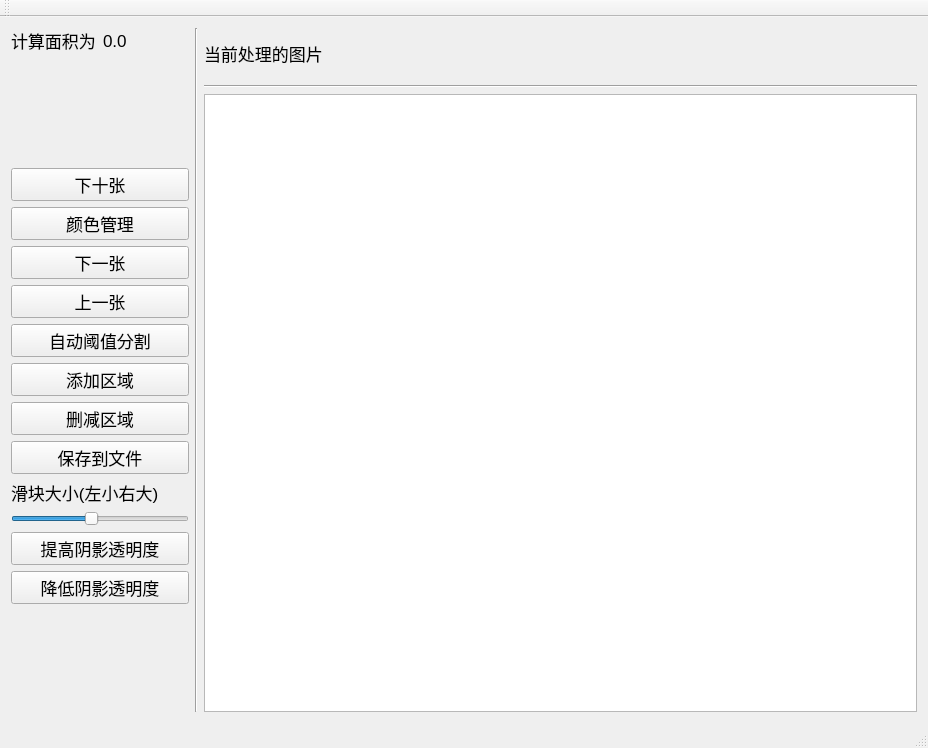
<?xml version="1.0" encoding="UTF-8"?>
<ui version="4.0">
 <class>zhutibopianClass</class>
 <widget class="QMainWindow" name="zhutibopianClass">
  <property name="enabled">
   <bool>true</bool>
  </property>
  <property name="geometry">
   <rect>
    <x>0</x>
    <y>0</y>
    <width>928</width>
    <height>748</height>
   </rect>
  </property>
  <property name="font">
   <font>
    <pointsize>13</pointsize>
   </font>
  </property>
  <property name="windowTitle">
   <string>zhutibopian</string>
  </property>
  <widget class="QWidget" name="centralWidget">
   <layout class="QHBoxLayout" name="horizontalLayout_2">
    <item>
     <layout class="QHBoxLayout" name="horizontalLayout" stretch="2,1,8">
      <item>
       <layout class="QVBoxLayout" name="verticalLayout">
        <item>
         <layout class="QHBoxLayout" name="horizontalLayout_5">
          <item>
           <widget class="QLabel" name="label_4">
            <property name="text">
             <string>计算面积为</string>
            </property>
           </widget>
          </item>
          <item>
           <widget class="QLabel" name="show_area">
            <property name="text">
             <string>0.0</string>
            </property>
           </widget>
          </item>
         </layout>
        </item>
        <item>
         <spacer name="verticalSpacer">
          <property name="orientation">
           <enum>Qt::Vertical</enum>
          </property>
          <property name="sizeHint" stdset="0">
           <size>
            <width>20</width>
            <height>40</height>
           </size>
          </property>
         </spacer>
        </item>
        <item>
         <widget class="QPushButton" name="next_ten">
          <property name="text">
           <string>下十张</string>
          </property>
         </widget>
        </item>
        <item>
         <widget class="QPushButton" name="colorManager">
          <property name="text">
           <string>颜色管理</string>
          </property>
         </widget>
        </item>
        <item>
         <widget class="QPushButton" name="next_pic">
          <property name="text">
           <string>下一张</string>
          </property>
         </widget>
        </item>
        <item>
         <widget class="QPushButton" name="pre_pic">
          <property name="text">
           <string>上一张</string>
          </property>
         </widget>
        </item>
        <item>
         <widget class="QPushButton" name="auto_threshold_seg">
          <property name="text">
           <string>自动阈值分割</string>
          </property>
         </widget>
        </item>
        <item>
         <widget class="QPushButton" name="add_area">
          <property name="text">
           <string>添加区域</string>
          </property>
         </widget>
        </item>
        <item>
         <widget class="QPushButton" name="del_area">
          <property name="text">
           <string>删减区域</string>
          </property>
         </widget>
        </item>
        <item>
         <widget class="QPushButton" name="save_file">
          <property name="text">
           <string>保存到文件</string>
          </property>
         </widget>
        </item>
        <item>
         <widget class="QLabel" name="label_2">
          <property name="text">
           <string>滑块大小(左小右大)</string>
          </property>
         </widget>
        </item>
        <item>
         <widget class="QSlider" name="slider_squre_size">
          <property name="minimum">
           <number>10</number>
          </property>
          <property name="value">
           <number>50</number>
          </property>
          <property name="orientation">
           <enum>Qt::Horizontal</enum>
          </property>
         </widget>
        </item>
        <item>
         <widget class="QPushButton" name="increased_transparency">
          <property name="text">
           <string>提高阴影透明度</string>
          </property>
         </widget>
        </item>
        <item>
         <widget class="QPushButton" name="decreased_transparency">
          <property name="text">
           <string>降低阴影透明度</string>
          </property>
         </widget>
        </item>
        <item>
         <spacer name="verticalSpacer_2">
          <property name="orientation">
           <enum>Qt::Vertical</enum>
          </property>
          <property name="sizeHint" stdset="0">
           <size>
            <width>20</width>
            <height>40</height>
           </size>
          </property>
         </spacer>
        </item>
       </layout>
      </item>
      <item>
       <widget class="Line" name="line">
        <property name="orientation">
         <enum>Qt::Vertical</enum>
        </property>
       </widget>
      </item>
      <item>
       <layout class="QVBoxLayout" name="verticalLayout_2">
        <item>
         <layout class="QVBoxLayout" name="verticalLayout_3" stretch="1,1,12">
          <item>
           <layout class="QHBoxLayout" name="horizontalLayout_3">
            <item>
             <widget class="QLabel" name="label">
              <property name="text">
               <string>当前处理的图片</string>
              </property>
             </widget>
            </item>
            <item>
             <widget class="QLabel" name="file_name">
              <property name="text">
               <string/>
              </property>
             </widget>
            </item>
           </layout>
          </item>
          <item>
           <widget class="Line" name="line_2">
            <property name="orientation">
             <enum>Qt::Horizontal</enum>
            </property>
           </widget>
          </item>
          <item>
           <widget class="CustomGraphicsView" name="pic_show"/>
          </item>
         </layout>
        </item>
       </layout>
      </item>
     </layout>
    </item>
   </layout>
  </widget>
  <widget class="QMenuBar" name="menuBar">
   <property name="geometry">
    <rect>
     <x>0</x>
     <y>0</y>
     <width>928</width>
     <height>28</height>
    </rect>
   </property>
  </widget>
  <widget class="QToolBar" name="mainToolBar">
   <attribute name="toolBarArea">
    <enum>TopToolBarArea</enum>
   </attribute>
   <attribute name="toolBarBreak">
    <bool>false</bool>
   </attribute>
  </widget>
  <widget class="QStatusBar" name="statusBar"/>
  <action name="actionSingleFile">
   <property name="text">
    <string>SingleFile</string>
   </property>
  </action>
  <action name="actionFileFolder">
   <property name="text">
    <string>FileFolder</string>
   </property>
  </action>
 </widget>
 <layoutdefault spacing="6" margin="11"/>
 <customwidgets>
  <customwidget>
   <class>CustomGraphicsView</class>
   <extends>QGraphicsView</extends>
   <header location="global">interface_design.CustomGraphicsView</header>
  </customwidget>
 </customwidgets>
 <resources/>
 <connections/>
</ui>
